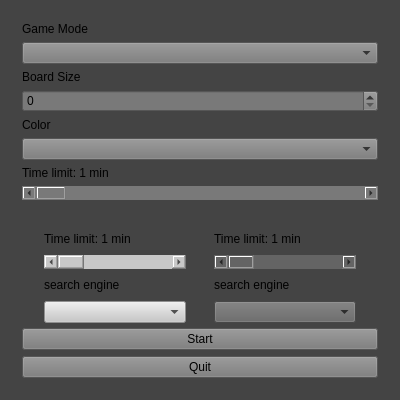
<?xml version="1.0" encoding="UTF-8"?>
<ui version="4.0">
 <class>MainWindow</class>
 <widget class="QMainWindow" name="MainWindow">
  <property name="geometry">
   <rect>
    <x>0</x>
    <y>0</y>
    <width>400</width>
    <height>400</height>
   </rect>
  </property>
  <property name="sizePolicy">
   <sizepolicy hsizetype="Minimum" vsizetype="Fixed">
    <horstretch>0</horstretch>
    <verstretch>0</verstretch>
   </sizepolicy>
  </property>
  <property name="minimumSize">
   <size>
    <width>400</width>
    <height>0</height>
   </size>
  </property>
  <property name="maximumSize">
   <size>
    <width>400</width>
    <height>700</height>
   </size>
  </property>
  <property name="windowTitle">
   <string>MainWindow</string>
  </property>
  <property name="styleSheet">
   <string notr="true">QMainWindow{
        background-color: #444444;
}</string>
  </property>
  <widget class="QWidget" name="centralWidget">
   <property name="minimumSize">
    <size>
     <width>400</width>
     <height>300</height>
    </size>
   </property>
   <property name="styleSheet">
    <string notr="true"/>
   </property>
   <layout class="QGridLayout" name="gridLayout">
    <item row="0" column="0">
     <widget class="QWidget" name="layout" native="true">
      <property name="minimumSize">
       <size>
        <width>350</width>
        <height>0</height>
       </size>
      </property>
      <layout class="QVBoxLayout" name="verticalLayout">
       <item>
        <widget class="QLabel" name="modeLabel">
         <property name="text">
          <string>Game Mode</string>
         </property>
        </widget>
       </item>
       <item>
        <widget class="QComboBox" name="modeComboBox">
         <property name="styleSheet">
          <string notr="true">background-color: rgb(121, 121, 121);
selection-background-color: rgb(32, 105, 224);
</string>
         </property>
        </widget>
       </item>
       <item>
        <widget class="QLabel" name="boardLabel">
         <property name="text">
          <string>Board Size</string>
         </property>
        </widget>
       </item>
       <item>
        <widget class="QSpinBox" name="boardSizeSpinBox">
         <property name="styleSheet">
          <string notr="true">QSpinBox{
        background-color: #797979;
}</string>
         </property>
        </widget>
       </item>
       <item>
        <widget class="QLabel" name="colorLabel">
         <property name="text">
          <string>Color</string>
         </property>
        </widget>
       </item>
       <item>
        <widget class="QComboBox" name="colorComboBox">
         <property name="styleSheet">
          <string notr="true">background-color: rgb(121, 121, 121);
selection-background-color: rgb(32, 105, 224);
</string>
         </property>
        </widget>
       </item>
       <item>
        <widget class="QLabel" name="timeLabelMain">
         <property name="text">
          <string>Time limit: 1 min</string>
         </property>
        </widget>
       </item>
       <item>
        <widget class="QScrollBar" name="timeSliderMain">
        <property name="styleSheet">
         <string notr="true">background-color: rgb(121, 121, 121);
selection-color: rgb(32, 105, 224);</string>
        </property>
         <property name="orientation">
          <enum>Qt::Horizontal</enum>
         </property>
        </widget>
       </item>
       <item>
        <widget class="QWidget" name="botWidget" native="true">
         <property name="minimumSize">
          <size>
           <width>0</width>
           <height>350</height>
          </size>
         </property>
         <property name="maximumSize">
          <size>
           <width>16777215</width>
           <height>16777213</height>
          </size>
         </property>
         <layout class="QGridLayout" name="gridLayout_4">
          <item row="0" column="0">
           <widget class="QWidget" name="botWidget1" native="true">
            <layout class="QVBoxLayout" name="verticalLayout_3">
             <item>
              <widget class="QLabel" name="timeLabel1">
               <property name="text">
                <string>Time limit: 1 min</string>
               </property>
              </widget>
             </item>
             <item>
              <widget class="QScrollBar" name="timeSlider1">
               <property name="styleSheet">
                <string notr="true">background-color: rgb(200, 200, 200);
selection-color: rgb(32, 105, 224);</string>
               </property>
               <property name="orientation">
                <enum>Qt::Horizontal</enum>
               </property>
              </widget>
             </item>
             <item>
              <widget class="QLabel" name="engineLabel1">
               <property name="text">
                <string>search engine</string>
               </property>
              </widget>
             </item>
             <item>
              <widget class="QComboBox" name="engineComboBox1">
               <property name="styleSheet">
                <string notr="true">background-color: rgb(200, 200, 200);
selection-color: rgb(32, 105, 224);</string>
               </property>
              </widget>
             </item>
             <item>
              <widget class="QLabel" name="nodeLabel1">
               <property name="text">
                <string>node type</string>
               </property>
              </widget>
             </item>
             <item>
              <widget class="QComboBox" name="nodeComboBox1">
               <property name="styleSheet">
                <string notr="true">background-color: rgb(200, 200, 200);
selection-color: rgb(32, 105, 224);</string>
               </property>
              </widget>
             </item>
             <item>
              <widget class="QLabel" name="policyLabel1">
               <property name="text">
                <string>Rollout policy</string>
               </property>
              </widget>
             </item>
             <item>
              <widget class="QComboBox" name="policyComboBox1">
               <property name="styleSheet">
                <string notr="true">background-color: rgb(200, 200, 200);
selection-color: rgb(32, 105, 224);</string>
               </property>
              </widget>
             </item>
             <item>
              <widget class="QLabel" name="memoryLabel1">
               <property name="text">
                <string>memory management</string>
               </property>
              </widget>
             </item>
             <item>
              <widget class="QComboBox" name="memoryComboBox1">
               <property name="maximumSize">
                <size>
                 <width>16777215</width>
                 <height>16777215</height>
                </size>
               </property>
               <property name="styleSheet">
                <string notr="true">background-color: rgb(200, 200, 200);
selection-color: rgb(32, 105, 224);</string>
               </property>
              </widget>
             </item>
             <item>
              <widget class="QLabel" name="nodeLimitLabel1">
               <property name="text">
                <string>node limit</string>
               </property>
              </widget>
             </item>
             <item>
              <widget class="QScrollBar" name="nodeLimitSlider1">
               <property name="styleSheet">
                <string notr="true">background-color: rgb(200, 200, 200);
selection-color: rgb(32, 105, 224);</string>
               </property>
               <property name="orientation">
                <enum>Qt::Horizontal</enum>
               </property>
              </widget>
             </item>
            </layout>
           </widget>
          </item>
          <item row="0" column="1">
           <widget class="QWidget" name="botWidget2" native="true">
            <layout class="QVBoxLayout" name="verticalLayout_2">
             <item>
              <widget class="QLabel" name="timeLabel2">
               <property name="text">
                <string>Time limit: 1 min</string>
               </property>
              </widget>
             </item>
             <item>
              <widget class="QScrollBar" name="timeSlider2">
               <property name="styleSheet">
                <string notr="true">background-color: rgb(100, 100, 100);
selection-color: rgb(32, 105, 224);</string>
               </property>
               <property name="orientation">
                <enum>Qt::Horizontal</enum>
               </property>
              </widget>
             </item>
             <item>
              <widget class="QLabel" name="engineLabel2">
               <property name="text">
                <string>search engine</string>
               </property>
              </widget>
             </item>
             <item>
              <widget class="QComboBox" name="engineComboBox2">
               <property name="styleSheet">
                <string notr="true">background-color: rgb(100, 100, 100);
selection-color: rgb(32, 105, 224);</string>
               </property>
              </widget>
             </item>
             <item>
              <widget class="QLabel" name="nodeLabel2">
               <property name="text">
                <string>node type</string>
               </property>
              </widget>
             </item>
             <item>
              <widget class="QComboBox" name="nodeComboBox2">
               <property name="styleSheet">
                <string notr="true">background-color: rgb(100, 100, 100);
selection-color: rgb(32, 105, 224);</string>
               </property>
              </widget>
             </item>
             <item>
              <widget class="QLabel" name="policyLabel2">
               <property name="text">
                <string>Rollout policy</string>
               </property>
              </widget>
             </item>
             <item>
              <widget class="QComboBox" name="policyComboBox2">
               <property name="styleSheet">
                <string notr="true">background-color: rgb(100, 100, 100);
selection-color: rgb(32, 105, 224);</string>
               </property>
              </widget>
             </item>
             <item>
              <widget class="QLabel" name="memoryLabel2">
               <property name="text">
                <string>memory management</string>
               </property>
              </widget>
             </item>
             <item>
              <widget class="QComboBox" name="memoryComboBox2">
               <property name="maximumSize">
                <size>
                 <width>16777215</width>
                 <height>16777215</height>
                </size>
               </property>
               <property name="styleSheet">
                <string notr="true">background-color: rgb(100, 100, 100);
selection-color: rgb(32, 105, 224);</string>
               </property>
              </widget>
             </item>
             <item>
              <widget class="QLabel" name="nodeLimitLabel2">
               <property name="text">
                <string>node limit</string>
               </property>
              </widget>
             </item>
             <item>
              <widget class="QScrollBar" name="nodeLimitSlider2">
               <property name="styleSheet">
                <string notr="true">background-color: rgb(100, 100, 100);
selection-color: rgb(32, 105, 224);</string>
               </property>
               <property name="orientation">
                <enum>Qt::Horizontal</enum>
               </property>
              </widget>
             </item>
            </layout>
           </widget>
          </item>
         </layout>
        </widget>
       </item>
       <item>
        <widget class="QPushButton" name="startButton">
         <property name="styleSheet">
          <string notr="true">QPushButton{
        background-color: #797979;
}

QPushButton:pressed{
        background-color: #2069e0 ;
}</string>
         </property>
         <property name="text">
          <string>Start</string>
         </property>
        </widget>
       </item>
       <item>
        <widget class="QPushButton" name="quitButton">
         <property name="styleSheet">
          <string notr="true">QPushButton{
        background-color: #797979;
}

QPushButton:pressed{
        background-color: #2069e0 ;
}</string>
         </property>
         <property name="text">
          <string>Quit</string>
         </property>
        </widget>
       </item>
      </layout>
     </widget>
    </item>
   </layout>
  </widget>
 </widget>
 <layoutdefault spacing="6" margin="11"/>
 <resources/>
 <connections/>
</ui>
